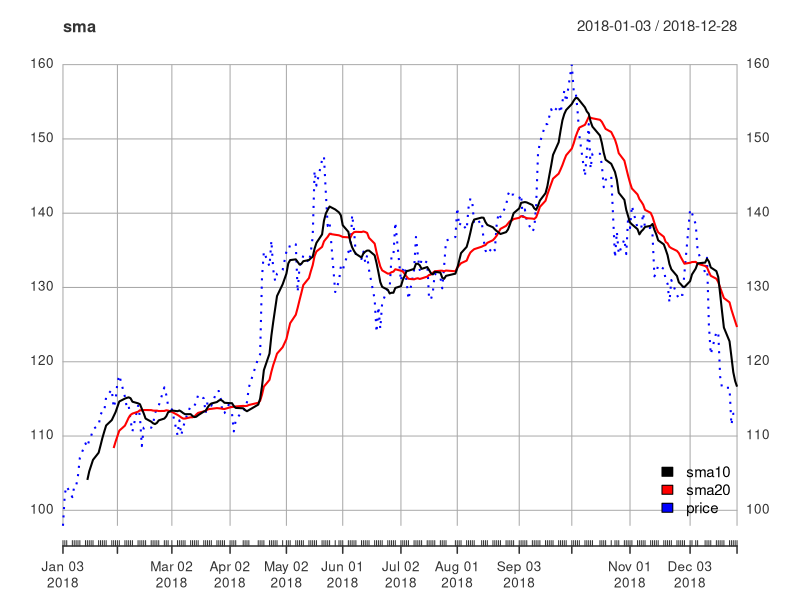
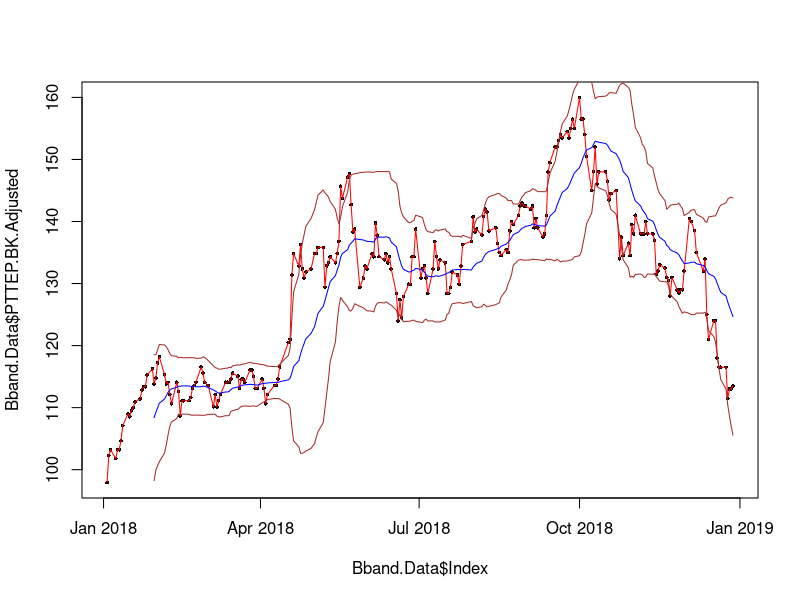
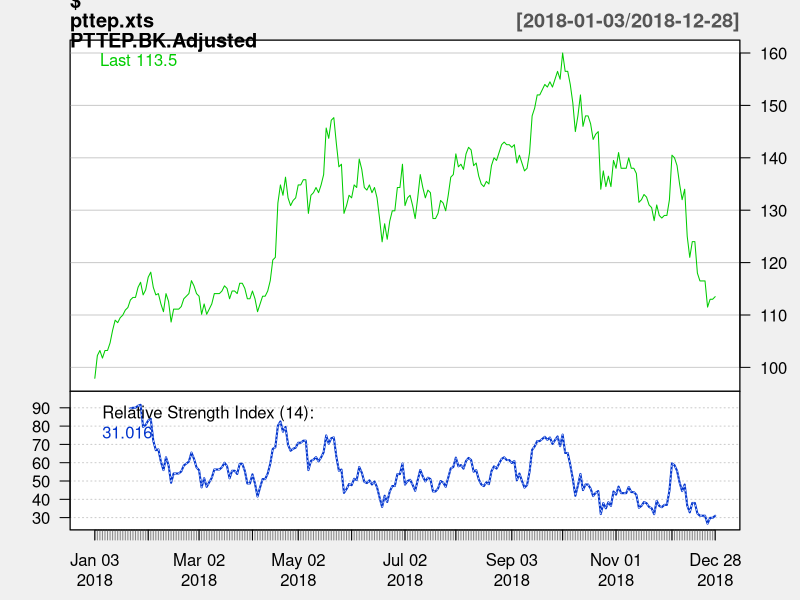
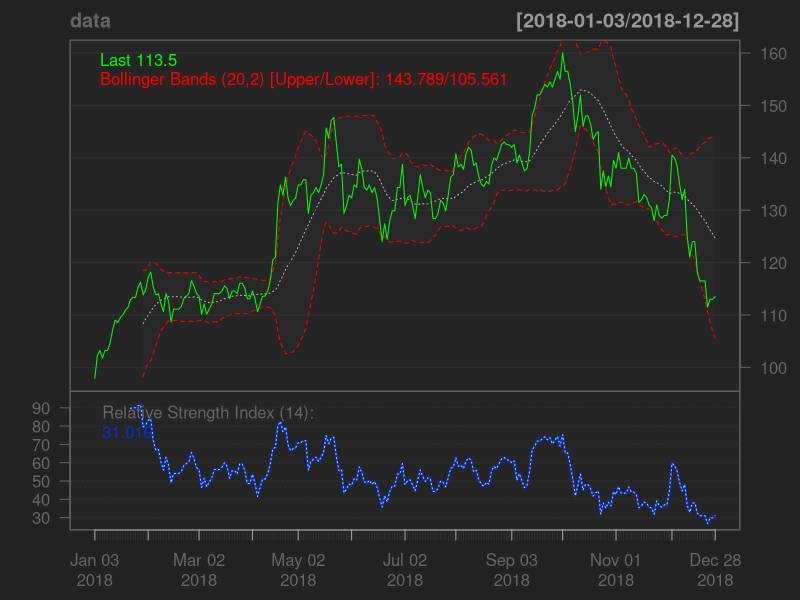
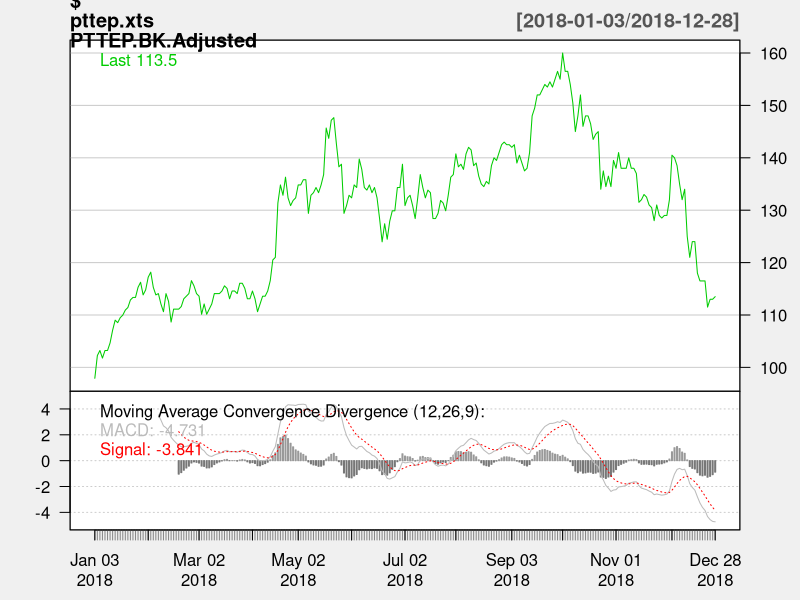

The R script that drew these images, in order:
## ---- chunk 1
install.packages("TTR")
install.packages('xtsExtra')

## ---- chunk 2
library(quantmod)
library(TTR)
library(xts)
library(zoo)
## ---- chunk 3
pttep     <- read.csv("data/PTTEP.csv", stringsAsFactors = FALSE)
head(pttep, n = 3)
## ---- chunk 4
class(pttep)
## ---- chunk 5
#Convert Index column from character to date.
pttep[,1] <- as.Date(pttep[,1])
head(pttep, n = 3)
## ---- chunk 6
#Convert to xts object
pttep.xts <- as.xts(pttep[,-1], order.by = pttep$Index)
#subset data
pttep.xts <- pttep.xts["2018-01-01/"] #From date -> to date ( / = to date -- to the end)
head(pttep.xts, n = 3)
## ---- chunk 7
class(pttep.xts)
## ---- chunk 8
sma10 <- SMA((pttep.xts$PTTEP.BK.Adjusted), n = 10)
head(sma10, n = 20)
## ---- chunk 9
sma20 <- SMA((pttep.xts$PTTEP.BK.Adjusted), n = 20)
head(sma20, n = 30)
## ---- chunk 10
sma <- cbind(sma10, sma20, pttep.xts$PTTEP.BK.Adjusted)
colnames(sma) <- c("sma10", "sma20", "price")
head(sma)

## ---- chunk 11
plot.xts(sma, screeens = factor(1,1), legend.loc = "bottomright", auto.legend = TRUE, 
         col = c("black", "red", "blue"), lty = c(1, 1, 3))
## ---- chunk 12
bb20 <- BBands(pttep.xts$PTTEP.BK.Adjusted, n = 20, sd=2.0)
head(bb20, n = 30)
## ---- chunk 13
Bband.Data <- data.frame(pttep[pttep$Index >= "2018-01-01",c(1,7)], bb20)
head(Bband.Data)
plot(Bband.Data$Index, Bband.Data$PTTEP.BK.Adjusted, pch = 16, cex = 0.5)
lines(Bband.Data$Index, Bband.Data$PTTEP.BK.Adjusted, col = 'red')
lines(Bband.Data$Index, Bband.Data$up, col = 'brown')
lines(Bband.Data$Index, Bband.Data$dn, col = 'brown')
lines(Bband.Data$Index, Bband.Data$mavg, col = 'blue')
## ---- chunk 14
rsi14 <- RSI(pttep.xts$PTTEP.BK.Adjusted, n = 14)
head(rsi14, n = 20)
## ---- chunk 15
chartSeries(pttep.xts$PTTEP.BK.Adjusted, theme = chartTheme("white"), TA = 'addRSI(n = 14)')
## ---- chunk 16
data <- pttep.xts$PTTEP.BK.Adjusted
chartSeries(data, theme = chartTheme("black"), TA = c(addBBands(),addRSI()))
## ---- chunk 17
macd <- MACD(pttep.xts$PTTEP.BK.Adjusted, nFast = 12, nSlow = 26, nSig = 9, maType = SMA)
head(macd, n = 30)
## ---- chunk 18
#plot MACD
chartSeries(pttep.xts$PTTEP.BK.Adjusted, theme = chartTheme("white"), TA = 'addMACD(fast = 12, slow = 26, signal = 9)')

#or for default function
#chartSeries(pttep.xts$PTTEP.BK.Adjusted, theme = chartTheme("white"), TA = 'addMACD()')
